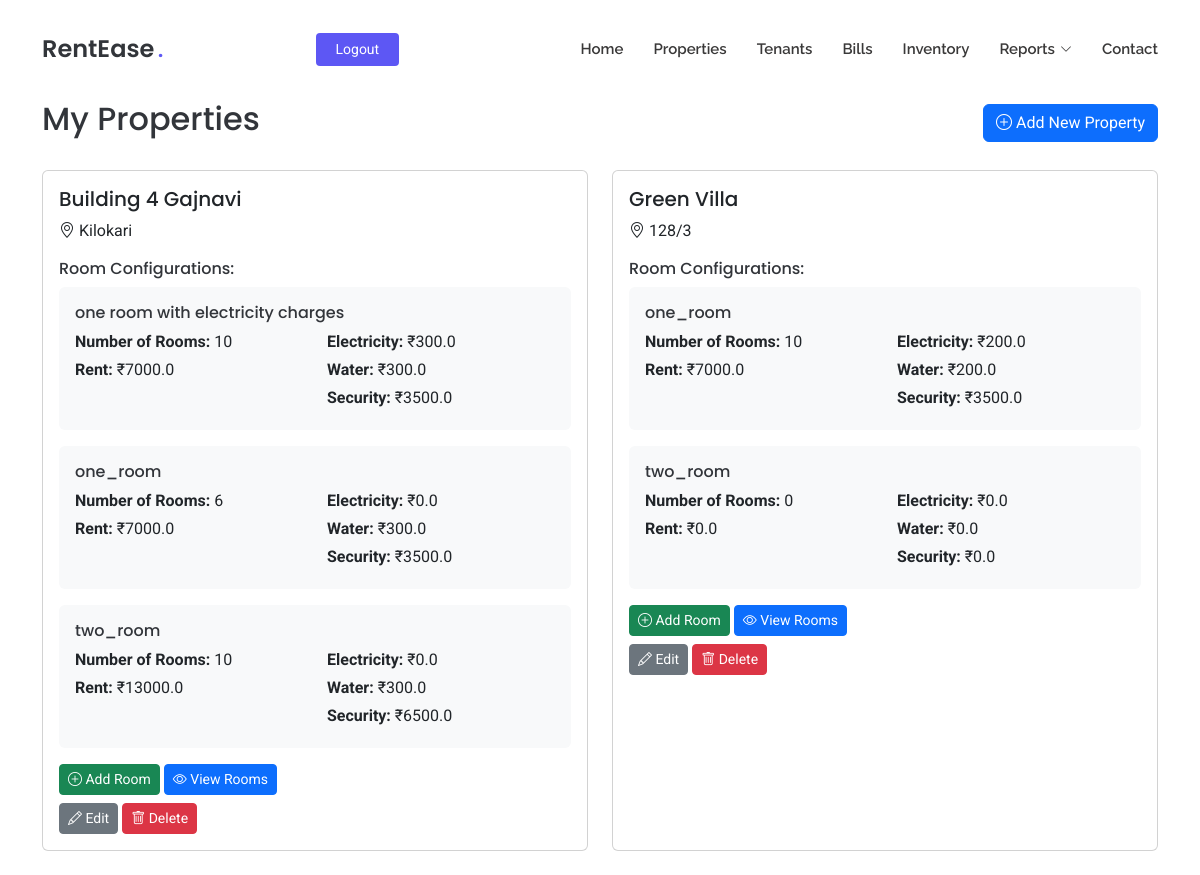
Page /my-properties (signed in) on the earlier database version.
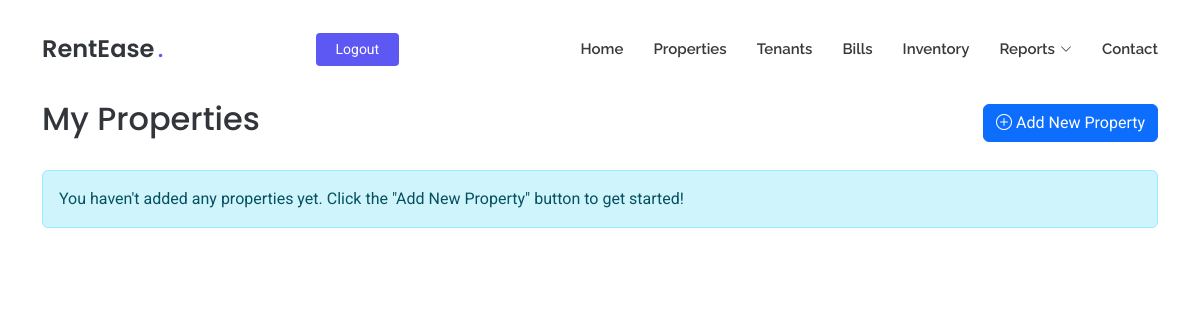
Same page on the later database version.
### tables this page shows
CREATE TABLE room_configurations
                 (id INTEGER PRIMARY KEY AUTOINCREMENT,
                  property_id INTEGER NOT NULL,
                  room_type TEXT NOT NULL,
                  room_count INTEGER NOT NULL,
                  rent REAL NOT NULL,
                  electricity_charge REAL NOT NULL,
                  water_charge REAL NOT NULL,
                  security_deposit REAL NOT NULL,
                  FOREIGN KEY (property_id) REFERENCES properties (id));

CREATE TABLE properties
                 (id INTEGER PRIMARY KEY AUTOINCREMENT,
                  name TEXT NOT NULL,
                  address TEXT NOT NULL,
                  user_id INTEGER NOT NULL,
                  FOREIGN KEY (user_id) REFERENCES users (id));

### app/routes.py (the view)
@app.route('/my-properties')
def my_properties():
    if 'user_id' not in session:
        flash('Please login to access this page', 'warning')
        return redirect(url_for('login'))
    conn = get_db()
    c = conn.cursor()
    properties_data = c.execute('''
        SELECT p.id, p.name, p.address,
               rc.id as room_config_id, rc.room_type, rc.room_count,
               rc.rent, rc.electricity_charge, rc.water_charge, rc.security_deposit
        FROM properties p
        LEFT JOIN room_configurations rc ON p.id = rc.property_id
        WHERE p.user_id = ?
        ORDER BY p.id, rc.room_type -- Order by property and then room type
    ''', (session['user_id'],)).fetchall()
    formatted_properties = []
    current_property = None
    for row in properties_data:
        if current_property is None or current_property['id'] != row['id']:
            if current_property is not None:
                formatted_properties.append(current_property)
            current_property = {
                'id': row['id'],
                'name': row['name'],
                'address': row['address'],
                'room_configurations': [] # Renamed key to be more accurate
            }
        if row['room_config_id']: # Check if rc.id is not NULL
             current_property['room_configurations'].append({
                'id': row['room_config_id'],
                'room_type': row['room_type'],
                'room_count': row['room_count'],
                'rent': row['rent'],
                'electricity_charge': row['electricity_charge'],
                'water_charge': row['water_charge'],
                'security_deposit': row['security_deposit']
            })
    if current_property is not None:
        formatted_properties.append(current_property)
    conn.close()
    return render_template('my_properties.html',
                         properties=formatted_properties)

### app/routes.py (called while the page is built)
def get_db():
    conn = sqlite3.connect('rentease.db')
    conn.row_factory = sqlite3.Row
    return conn

### app/templates/my_properties.html (shortened to what this page needs)
<!DOCTYPE html>
<html lang="en">
<head>
  <link href="{{ url_for('static', filename='assets/vendor/bootstrap/css/bootstrap.min.css') }}" rel="stylesheet">
  <link href="{{ url_for('static', filename='assets/vendor/bootstrap-icons/bootstrap-icons.css') }}" rel="stylesheet">
  <link href="{{ url_for('static', filename='assets/vendor/aos/aos.css') }}" rel="stylesheet">
  <link href="{{ url_for('static', filename='assets/css/main.css') }}" rel="stylesheet">
</head>
<body class="index-page">
  <header id="header" class="header d-flex align-items-center fixed-top">
    <div class="container position-relative d-flex align-items-center justify-content-between">
      <a href="{{ url_for('index') }}" class="logo d-flex align-items-center me-auto me-xl-0">
        <h1 class="sitename">RentEase</h1><span>.</span>
      </a>
      <nav id="navmenu" class="navmenu">
        <ul>
          <li><a href="{{ url_for('index') }}#hero">Home</a></li>
          <li><a href="{{ url_for('index') }}#properties">Properties</a></li>
          <li><a href="{{ url_for('index') }}#tenants">Tenants</a></li>
          <li><a href="{{ url_for('index') }}#bills">Bills</a></li>
          <li><a href="{{ url_for('index') }}#inventory">Inventory</a></li>
          <li class="dropdown">
            <a href="#"><span>Reports</span> <i class="bi bi-chevron-down toggle-dropdown"></i></a>
          </li>
          <li><a href="{{ url_for('index') }}#contact">Contact</a></li>
        </ul>
      </nav>
      {% if session.get('user_id') %}
        <a class="btn-getstarted" href="{{ url_for('logout') }}">Logout</a>
      {% else %}
        <a class="btn-getstarted me-1" href="{{ url_for('login') }}">Login</a>
        <a class="btn-getstarted" href="{{ url_for('register') }}">Register</a>
      {% endif %}
    </div>
  </header>
  <main class="main" style="margin-top: 100px;">
    <div class="container mt-5">
      <div class="d-flex justify-content-between align-items-center mb-4">
        <h2>My Properties</h2>
        <a href="{{ url_for('add_property') }}" class="btn btn-primary">
          <i class="bi bi-plus-circle"></i> Add New Property
        </a>
      </div>
      {% if properties %}
        <div class="row">
          {% for property in properties %}
          <div class="col-md-6 mb-4">
            <div class="card h-100">
              <div class="card-body">
                <h5 class="card-title">{{ property.name }}</h5>
                <p class="card-text"><i class="bi bi-geo-alt"></i> {{ property.address }}</p>
                <div class="mt-3">
                  <h6>Room Configurations:</h6>
                  {% for room_config in property.room_configurations %}
                  <div class="mb-3 p-3 bg-light rounded">
                    <h6 class="mb-2">{{ room_config.room_type }}</h6>
                    <div class="row">
                      <div class="col-6">
                        {% if room_config.room_count is not none %}
                            <p class="mb-1"><strong>Number of Rooms:</strong> {{ room_config.room_count }}</p>
                        {% endif %}
                        <p class="mb-1"><strong>Rent:</strong> ₹{{ room_config.rent }}</p>
                      </div>
                      <div class="col-6">
                        <p class="mb-1"><strong>Electricity:</strong> ₹{{ room_config.electricity_charge }}</p>
                        <p class="mb-1"><strong>Water:</strong> ₹{{ room_config.water_charge }}</p>
                        <p class="mb-1"><strong>Security:</strong> ₹{{ room_config.security_deposit }}</p>
                      </div>
                    </div>
                  </div>
                  {% endfor %}
                  <div class="mt-3">
                    <div class="mb-2">
                      <button type="button" class="btn btn-success btn-sm" data-bs-toggle="modal" data-bs-target="#addRoomModal{{ property.id }}">
                        <i class="bi bi-plus-circle"></i> Add Room
                      </button>
                      <a href="{{ url_for('view_rooms', property_id=property.id, source='properties') }}" class="btn btn-primary btn-sm">
                        <i class="bi bi-eye"></i> View Rooms
                      </a>
                    </div>
                    <div>
                      <a href="{{ url_for('edit_property', property_id=property.id) }}" class="btn btn-secondary btn-sm">
                        <i class="bi bi-pencil"></i> Edit
                      </a>
                      <button type="button" class="btn btn-danger btn-sm" data-bs-toggle="modal" data-bs-target="#deletePropertyModal{{ property.id }}">
                        <i class="bi bi-trash"></i> Delete
                      </button>
                    </div>
                  </div>
                </div>
              </div>
            </div>
          </div>
          {% endfor %}
        </div>
      {% else %}
        <div class="alert alert-info">
          You haven't added any properties yet. Click the "Add New Property" button to get started!
        </div>
      {% endif %}
    </div>
  </main>
</body>
</html>

### app/static/assets/css/main.css (style rules this page uses)
:root { --default-font: "Roboto", system-ui, -apple-system, "Segoe UI", Roboto, "Helvetica Neue", Arial, "Noto Sans", "Liberation Sans", sans-serif, "Apple Color Emoji", "Segoe UI Emoji", "Segoe UI Symbol", "Noto Color Emoji"; --heading-font: "Poppins", sans-serif; --nav-font: "Raleway", sans-serif; }
:root { --background-color: #ffffff; --default-color: #212529; --heading-color: #32353a; --accent-color: #5d57f4; --surface-color: #ffffff; --contrast-color: #ffffff; }
:root { --nav-color: #3a3939; --nav-hover-color: #5d57f4; --nav-mobile-background-color: #ffffff; --nav-dropdown-background-color: #ffffff; --nav-dropdown-color: #3a3939; --nav-dropdown-hover-color: #5d57f4; }
:root { scroll-behavior: smooth; }
body { color: var(--default-color); background-color: var(--background-color); font-family: var(--default-font); }
a { color: var(--accent-color); text-decoration: none; transition: 0.3s; }
h1, h2, h3, h4, h5, h6 { color: var(--heading-color); font-family: var(--heading-font); }
.header { --background-color: rgba(255, 255, 255, 0); color: var(--default-color); background-color: var(--background-color); padding: 20px 0; transition: all 0.5s; z-index: 997; }
.header .logo { line-height: 1; }
.header .logo h1 { font-size: 24px; margin: 0; font-weight: 600; color: var(--heading-color); }
.header .logo span { color: var(--accent-color); font-size: 24px; font-weight: 600; padding-left: 3px; }
.header .btn-getstarted, .header .btn-getstarted:focus { color: var(--contrast-color); background: var(--accent-color); font-size: 14px; padding: 8px 26px; margin: 0; border-radius: 4px; transition: 0.3s; }
@media (max-width: 1200px) { .header .logo { order: 1; } }
@media (max-width: 1200px) { .header .btn-getstarted { order: 2; margin: 0 15px 0 0; padding: 6px 20px; } }
@media (max-width: 1200px) { .header .navmenu { order: 3; } }
@media (min-width: 1200px) { .navmenu { padding: 0; } }
@media (min-width: 1200px) { .navmenu ul { margin: 0; padding: 0; display: flex; list-style: none; align-items: center; } }
@media (min-width: 1200px) { .navmenu li { position: relative; } }
@media (min-width: 1200px) { .navmenu a, .navmenu a:focus { color: var(--nav-color); padding: 18px 15px; font-size: 15px; font-family: var(--nav-font); font-weight: 600; display: flex; align-items: center; justify-content: space-between; white-space: nowrap; transition: 0.3s; } }
@media (min-width: 1200px) { .navmenu a i, .navmenu a:focus i { font-size: 12px; line-height: 0; margin-left: 5px; transition: 0.3s; } }
@media (min-width: 1200px) { .navmenu li:last-child a { padding-right: 0; } }

Differences in the rows shown:
removed room_configurations: name "Building 4 Gajnavi", address "Kilokari", room_type "one room with electricity charges", room_count "10", rent "7000.0", electricity_charge "300.0", water_charge "300.0", security_deposit "3500.0"
removed room_configurations: room_type "one_room", room_count "6", rent "7000.0", electricity_charge "0.0", water_charge "300.0", security_deposit "3500.0", shown under "Building 4 Gajnavi"
removed room_configurations: room_type "two_room", room_count "10", rent "13000.0", electricity_charge "0.0", water_charge "300.0", security_deposit "6500.0", shown under "Building 4 Gajnavi"
removed room_configurations: name "Green Villa", address "128/3", room_type "one_room", room_count "10", rent "7000.0", electricity_charge "200.0", water_charge "200.0", security_deposit "3500.0"
removed room_configurations: room_type "two_room", room_count "0", rent "0.0", electricity_charge "0.0", water_charge "0.0", security_deposit "0.0", shown under "Green Villa"
Other differences:
text now shown: "You haven't added any properties yet. Click the \"Add New Property\" button to get started!"
